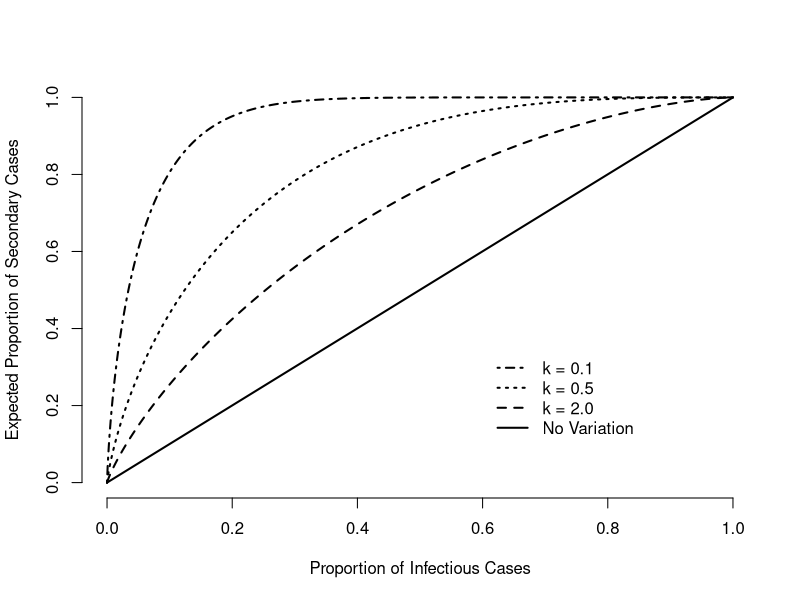
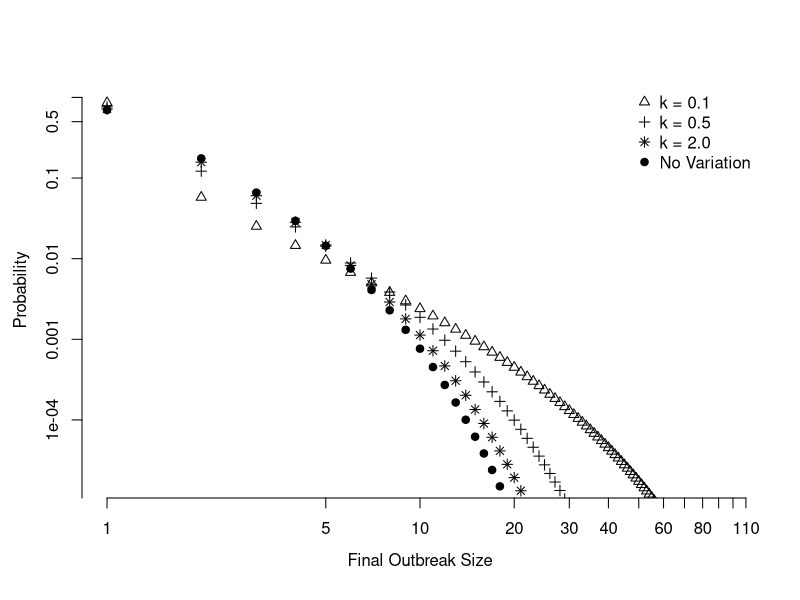

Here is the R script that generated these plots, in order:
######################################
# Author: Jonathan Smith, PhD, MPH
# Email: jonathan.p.smith@yale.edu
######################################
# Clear global environment and graphics, if desired
  # rm(list = ls())
  # dev.off()

#' - - - - - - - - - - - - - - - - - - - - - - - - - - 
#' Global Parameters 
#' - - - - - - - - - - - - - - - - - - - - - - - - - - 
#' Default figures are black and white (FALSE), but
#' setting global option for color figures

color_figures <- FALSE # If color figures are preferred, set to TRUE
colors <- ggsci::pal_lancet(palette = c("lanonc"), alpha = 0.9)(9)

#' R values from:
#'   3.0 from Schneider and Eichner
#'   0.36 from Blumberg and Lloyd-Smith
R <- c(3.0, 0.36)

#' k values are arbitrary
#'   Note: k = 1000000 approximates
#'   infinity (i.e. Poisson distribution/
#'   uniform transmission)
k <- c(0.10, 0.50, 2.00, 1000000)

###############################
# Figure 1A
###############################

#' Function to calculate proportion of infection (see supplementary document)
#'   @param R Negative Binomial R value
#'   @param k Negative Binomial k value
#'   @param p Proportion of infectious cases responsible for transmission

propinfection <- function(R, k, prop) {
  xp <- qgamma(1 - prop, shape = k, rate = k / R)
  tp <- 1 - pgamma(xp, shape = k + 1, rate = k / R)
  return(tp)
}

# Set proportion driving secondary transmission, from 0 to 1 by 0.001
xx <- seq(0, 1, 0.001) 

#' Calculate proportion of expected transmission 
#' for a given proportion of infectious cases
plotdata <- sapply(seq_along(k), 
                   function(x) propinfection(R = R[1], k = k[x], xx))

# Plot Figure, Panel A
plot(range(0, 1), range(0, 1), type = "n", bty = "n",
     xlab = "Proportion of Infectious Cases",
     ylab = "Expected Proportion of Secondary Cases")
if(color_figures) {
  sapply(seq_along(k), 
         function(x) lines(xx, plotdata[, x], lwd = 2, col = colors[x], lty = 1))
  legend(x = 0.6, y = 0.35, c("k = 0.1", "k = 0.5", "k = 2.0", "No Variation"), 
         lty = 1, bty = "n", lwd = 2, col = colors[1:4])
  } else {
  sapply(seq_along(k), 
         function(x) lines(xx, plotdata[, x], lwd = 2, col = 1, lty = c(4:1)[x]))
  legend(x = 0.6, y = 0.35, c("k = 0.1", "k = 0.5", "k = 2.0", "No Variation"),
         lty = 4:1, bty = "n", lwd = 2)
}
# mtext(bquote(R[0] ~ "= 3.0"), adj = 1)
# mtext("A)", adj = -0.1)


###############################
# Figure 1B
###############################

#' Function to calculate the probability of an outbreak of size Y
#'   @param y Final outbreak size
#'   @param n Number of index cases (default to 1)
#'   @param R Negative Binomial R value
#'   @param k Negative Binomial k value
outbreakprob <- function(y, n = 1, R, k) {
  logp_yn <- log(n) - log(y) + 
    lgamma(k * y + y - n) - (lgamma(k * y) + lgamma(y - n + 1)) + 
    (y - n) * log(R / k) - (k * y + y - n) * log(1 + R / k)
  return(exp(logp_yn))
}

# Set figure parameters
maxoutbreak <- 100 # Plot to size 100
pchh <- c(2, 3, 8, 19) # point selection if if B&W

# Calculate outbreak probabilities
outbrk_prob <- sapply(seq_along(k), 
                      function(x) outbreakprob(y = 1:maxoutbreak, R = R[2], k = k[x]))

# Setup plot to max cluster size from y = 1 to max size by 1
maxrange <- seq(1, maxoutbreak, 1)

## Create plot
plot(log(range(1, maxoutbreak)), range(-11,0), 
     type = 'n', xlab = '', ylab = '', axes = FALSE)
axis(side = 1, at = log(c(1, 5, seq(10, maxoutbreak + 10, b = 10))), 
     label = c(1, 5, seq(10, maxoutbreak + 10, b = 10)))
axis(side = 2, at = log(c(1/100000, 1/10000, 1/1000, 1/100, 1/10, 1/2, 1)), 
     label = c(1/100000, 1/10000, 1/1000, 1/100, 1/10, 1/2, 1))
mtext(side = 1, 'Final Outbreak Size', padj = 4)
mtext(side = 2, 'Probability', padj = -4)
if(color_figures){
  sapply(seq_along(k), 
         function(x) points(log(maxrange), log(outbrk_prob[,x]), 
                            col = colors[x], pch = 19, cex = 1))
  legend('topright', c("k = 0.1", "k = 0.5", "k = 2.0", "No Variation"), 
         pch = 19, col = colors[1:4], cex = 1, bty = "n")
} else {
  sapply(seq_along(k), function(x) points(log(maxrange), log(outbrk_prob[,x]), 
                                          col = 1, pch = pchh[x], cex = 1))
  legend('topright', c("k = 0.1", "k = 0.5", "k = 2.0", "No Variation"), 
         pch = c(2, 3, 8, 19), cex = 1, bty = "n")
}
#mtext(bquote(R[0] ~ "= 0.36"), adj = 1)
#mtext("B)", adj = -0.1)
